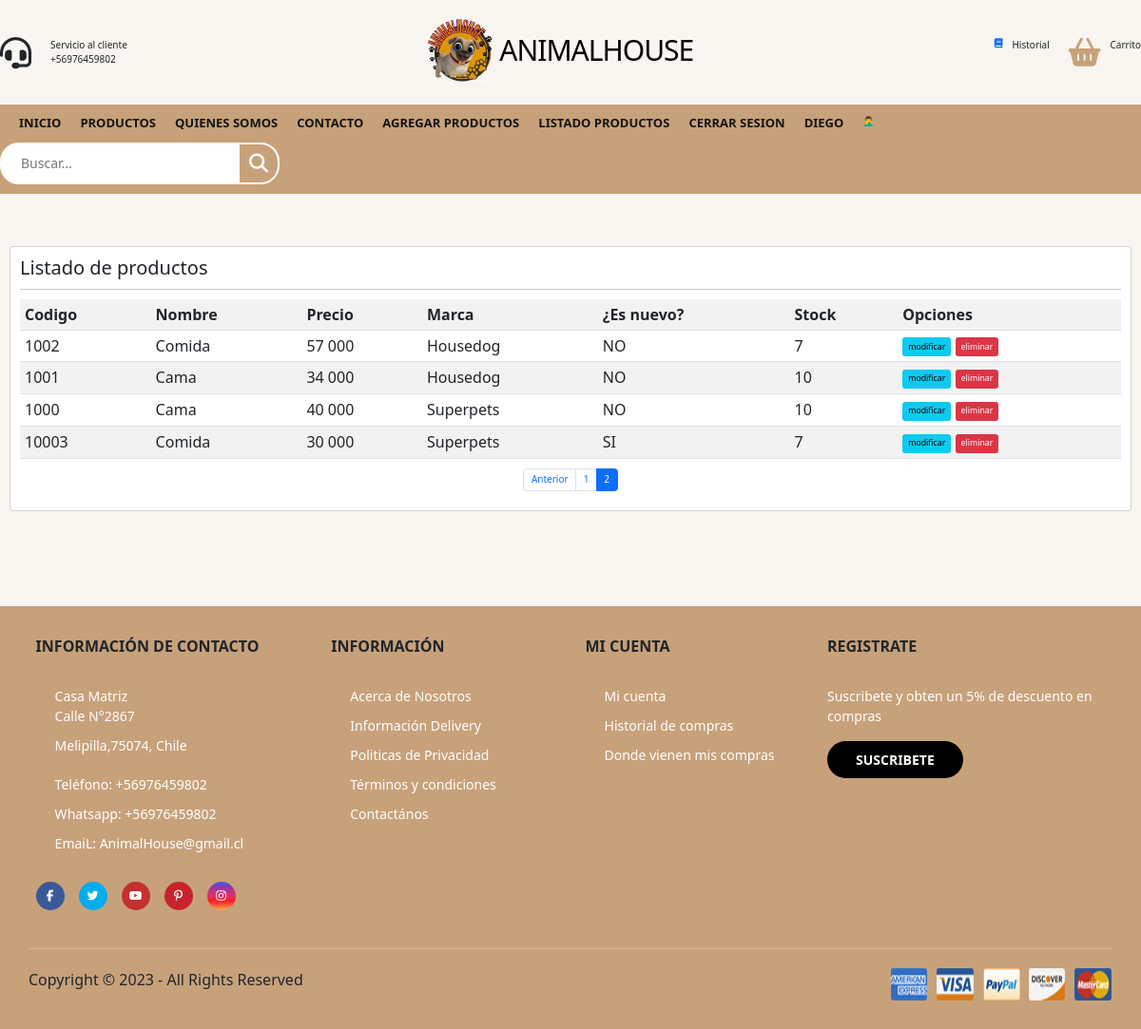
Screenshot of /listar-productos/?page=2 (signed in) with the database file from the repository.
### app/models.py (models this page shows, shortened)
class Producto(models.Model):
    codigo = models.CharField(max_length=6, null=True)
    nombre_producto = models.CharField(max_length=50)
    precio = models.IntegerField()
    descripcion = models.TextField()
    nuevo = models.BooleanField()
    marca = models.ForeignKey(Marca, on_delete=models.PROTECT)
    fecha_fabricacion = models.DateField()
    imagen = models.ImageField(upload_to="productos", null=True)
    Stock = models.IntegerField(null=True)

class  Marca(models.Model):
    nombre_marca = models.CharField(max_length=50)
    def __str__(self):
        return self.nombre_marca

### app/views.py (the view)
# urls.py: path('listar-productos/', listar_productos, name="listar_productos"),
@permission_required('app.view_producto')
def listar_productos(request):
    productos = Producto.objects.all()
    page = request.GET.get('page', 1)
    try:
        paginator = Paginator(productos, 5)
        productos = paginator.page(page)
    except:
        raise Http404
    data = {
        'entity': productos,
        'paginator': paginator
    }
    return render(request, 'app/producto/listar.html', data)

### app/templates/app/producto/listar.html (shortened to what this page needs)
{% extends 'app/base.html' %}
{% block contenido %}
{% load humanize %}
<br>
<br>
<br>
<div class="card">
    <div class="card-body">
        <h2>Listado de productos</h2>
        <hr>
        <table class="table table-striped table-hover table-responsive-sm">
            <tr>
                <th>Codigo</th>
                <th>Nombre</th>
                <th>Precio</th>
                <th>Marca</th>
                <th>¿Es nuevo?</th>
                <th>Stock</th>
                <th>Opciones</th>
            </tr>
        {% for p in entity %}
            <tr>
                <td>{{ p.codigo }}</td>
                <td>{{ p.nombre_producto | title }}</td>
                <td>{{ p.precio | intcomma }}</td>
                <td>{{ p.marca | title }}</td>
                <td>
                    {% if p.nuevo %}
                    SI
                    {% else %}
                    NO
                    {% endif %}
                </td>
                <td>{{ p.Stock }}</td>
                <td>
                    {% if perms.app.change_producto %}
                    <a href="{%  url 'modificar_producto' p.id %}" class="btn btn-info btn-sm">modificar</a>
                    {% endif %}
                    {% if perms.app.delete_producto %}
                    <a href="#" onclick="eliminarProducto({{ p.id }})" class="btn btn-danger btn-sm">eliminar</a>
                    {% endif %}
                </td>
            </tr>
        {% endfor %}
        </table>
        <div>
            {% include 'app/paginator.html' %}
        </div>
    </div>
</div>
{% endblock %}

### app/templates/app/base.html (shortened to what this page needs)
{% load static %}
<link href="https://cdn.jsdelivr.net/npm/bootstrap@5.3.0/dist/css/bootstrap.min.css" rel="stylesheet">
<!DOCTYPE html>
<html lang="en">
<head>
	<link rel="stylesheet" href="{% static 'app/css/styles.css' %}" />
</head>
<body>
	<header>
		<div class="container-hero">
			<div class="container hero">
				<div class="customer-support">
					<i class="fa-solid fa-headset"></i>
					<div class="content-customer-support">
						<span class="text">Servicio al cliente</span>
						<span class="number">+56976459802</span>
					</div>
				</div>
				<div class="container-logo">
					<img src="{% static 'app/img/logo_perro.png' %}" alt="" height="70px">
					<h1 class="logo"><a href="{% url 'home' %}"> AnimalHouse</a></h1>
				</div>
				<div class="container-user">
					<a href="{% url 'perfil' %}"><i class="fa-solid fa-book"></i></a>
						<span class="text">Historial</span>
					<a href="{% url 'carro' %}"><i class="fa-solid fa-basket-shopping"></i></a>
					<div class="content-shopping-cart">
						<span class="text">Carrito</span>
					</div>
				</div>
			</div>
		</div>
		<div class="container-navbar">
			<nav class="navbar container">
				<ul class="menu">
					<li><a href="{% url 'home' %}">Inicio</a></li>
					<li><a href="{% url 'productos' %}">Productos</a></li>
					<li><a href="{% url 'somos' %}">Quienes somos</a></li>
					<li><a href="{% url 'contacto' %}">Contacto</a></li>
					{% if perms.app.add_producto %}
					<li><a href="{% url 'agregar_producto' %}">Agregar productos</a></li>
					{% endif %}
					{% if perms.app.view_producto %}
					<li><a href="{% url 'listar_productos' %}">Listado productos</a></li>
					{% endif %}
					{% if user.is_authenticated %}
					<li><a href="{% url 'logout' %}">Cerrar sesion</a></li>
					<li><a href="#">{{ user.username}}</a></li>
					{% if suscrito %}
                    👌
					{% else %}
                    🤦‍♂️
					{% endif %}
					{% else %}
					<li><a href="{% url 'login' %}">Iniciar sesión</a></li>
					<li><a href="{% url 'registro' %}">Registrate</a></li>
					{% endif %}
				</ul>
				<form class="search-form">
					<input type="search" placeholder="Buscar..." />
					<button class="btn-search">
						<i class="fa-solid fa-magnifying-glass"></i>
					</button>
				</form>
			</nav>
		</div>
	</header>
	<main class="main-content">
        {% block contenido %}
        {% endblock %}
	</main>
	<footer class="footer">
		<div class="container container-footer">
			<div class="menu-footer">
				<div class="contact-info">
					<p class="title-footer">Información de Contacto</p>
					<ul>
						<li>
							Casa Matriz
							<p>Calle N°2867 </p>
							<p>Melipilla,75074, Chile</p>
						</li>
						<li>Teléfono: +56976459802 </li>
						<li>Whatsapp: +56976459802</li>
						<li>EmaiL: AnimalHouse@gmail.cl</li>
					</ul>
					<div class="social-icons">
						<span class="facebook">
							<i class="fa-brands fa-facebook-f"></i>
						</span>
						<span class="twitter">
							<i class="fa-brands fa-twitter"></i>
						</span>
						<span class="youtube">
							<i class="fa-brands fa-youtube"></i>
						</span>
						<span class="pinterest">
							<i class="fa-brands fa-pinterest-p"></i>
						</span>
						<span class="instagram">
							<i class="fa-brands fa-instagram"></i>
						</span>
					</div>
				</div>
				<div class="information">
					<p class="title-footer">Información</p>
					<ul>
						<li><a href="#">Acerca de Nosotros</a></li>
						<li><a href="#">Información Delivery</a></li>
						<li><a href="#">Politicas de Privacidad</a></li>
						<li><a href="#">Términos y condiciones</a></li>
						<li><a href="#">Contactános</a></li>
					</ul>
				</div>
				<div class="my-account">
					<p class="title-footer">Mi cuenta</p>
					<ul>
						<li><a href="#">Mi cuenta</a></li>
						<li><a href="#">Historial de compras</a></li>
						<li><a href="#">Donde vienen mis compras</a></li>
					</ul>
				</div>
				<div class="newsletter">
					<p class="title-footer">Registrate</p>
					<div class="content">
						<p>
							Suscribete y obten un 5% de descuento en compras
						</p>
						<br>
						<a href="{% url 'suscribir' %}">Suscribete</a>
					</div>
				</div>
			</div>
			<div class="copyright">
				<p>
					Copyright © 2023 - All Rights Reserved
				</p>
				<img src="{% static 'app/img/payment.png' %}" alt="Pagos">
			</div>
		</div>
	</footer>
</body>
</html>

### app/static/app/css/styles.css (style rules this page uses)
:root { --primary-color: #c7a17a; --background-color: #f9f5f0; --dark-color: #151515; }
html { font-size: 62.5%; font-family: 'Poppins', sans-serif; }
* { margin: 0; padding: 0; box-sizing: border-box; }
.container { max-width: 120rem; margin: 0 auto; }
.container-hero { background-color: var(--background-color); }
.hero { display: flex; justify-content: space-between; align-items: center; padding: 2rem 0; }
.customer-support { display: flex; align-items: center; gap: 2rem; }
.customer-support i { font-size: 3.3rem; }
.content-customer-support { display: flex; flex-direction: column; }
.container-logo { display: flex; align-items: center; gap: 0.5rem; }
.container-logo h1 a { text-decoration: none; color: #000; font-size: 3rem; text-transform: uppercase; letter-spacing: -1px; }
.container-user { display: flex; gap: 1rem; cursor: pointer; }
.container-user .fa-basket-shopping { font-size: 3rem; color: var(--primary-color); padding-left: 1rem; }
.content-shopping-cart { display: flex; flex-direction: column; }
.container-navbar { background-color: var(--primary-color); }
.navbar { display: flex; justify-content: space-between; align-items: center; padding: 1rem 0; }
.menu { display: flex; gap: 2rem; }
.menu li { list-style: none; }
.menu a { text-decoration: none; font-size: 1.3rem; color: var(--dark-color); font-weight: 600; text-transform: uppercase; position: relative; }
.menu a::after { content: ''; width: 1.5rem; height: 1px; background-color: #fff; position: absolute; bottom: -3px; left: 50%; transform: translate(-50%, 50%); opacity: 0; transition: all 0.3s ease; }
.search-form { position: relative; display: flex; align-items: center; border: 2px solid #fff; border-radius: 2rem; background-color: #fff; height: 4.4rem; overflow: hidden; }
.search-form input { outline: none; font-family: inherit; border: none; width: 25rem; font-size: 1.4rem; padding: 0 2rem; color: #777; cursor: pointer; }
.search-form .btn-search { border: none; background-color: var(--primary-color); display: flex; align-items: center; justify-content: center; height: 100%; padding: 1rem; }
.btn-search i { font-size: 2rem; color: #fff; }
.main-content { padding: 10px; padding-bottom: 100px; background-color: var(--background-color); }
.footer { background-color: var(--primary-color); }
.container-footer { display: flex; flex-direction: column; gap: 4rem; padding: 3rem; }
.menu-footer { display: grid; grid-template-columns: repeat(3, 1fr) 30rem; gap: 3rem; justify-items: center; }
.title-footer { font-weight: 600; font-size: 1.6rem; text-transform: uppercase; }
.contact-info, .information, .my-account, .newsletter { display: flex; flex-direction: column; gap: 2rem; }
.contact-info ul, .information ul, .my-account ul { display: flex; flex-direction: column; gap: 1rem; }
.contact-info ul li, .information ul li, .my-account ul li { list-style: none; color: #fff; font-size: 1.4rem; font-weight: 300; }
.information ul li a, .my-account ul li a { text-decoration: none; color: #fff; font-weight: 300; }
.social-icons { display: flex; gap: 1.5rem; }
.social-icons span { border-radius: 50%; width: 3rem; height: 3rem; display: flex; align-items: center; justify-content: center; }
.social-icons span i { color: #fff; font-size: 1.2rem; }
.facebook { background-color: #3b5998; }
.twitter { background-color: #00acee; }
.youtube { background-color: #c4302b; }
.pinterest { background-color: #c8232c; }
.instagram { background: linear-gradient( #405de6, #833ab4, #c13584, #e1306c, #fd1d1d, #f56040, #fcaf45 ); }
.content p { font-size: 1.4rem; color: #fff; font-weight: 300; }
.content a { border: none; background-color: #000; color: #fff; text-transform: uppercase; padding: 1rem 3rem; border-radius: 2rem; font-size: 1.4rem; font-family: inherit; cursor: pointer; font-weight: 600; text-decoration: none; }
.copyright { display: flex; justify-content: space-between; padding-top: 2rem; border-top: 1px solid #d2b495; }
.copyright p { font-weight: 400; font-size: 1.6rem; }

### rows the page displays
Producto: codigo "1002", nombre_producto "Comida", precio "57 000", marca "Housedog", nuevo "NO", Stock "7"
Producto: codigo "1001", nombre_producto "Cama", precio "34 000", marca "Housedog", nuevo "NO", Stock "10"
Producto: codigo "1000", nombre_producto "Cama", precio "40 000", marca "Superpets", nuevo "NO", Stock "10"
Producto: codigo "10003", nombre_producto "Comida", precio "30 000", marca "Superpets", nuevo "SI", Stock "7"

### other values shown
{{ user.username }} "DIEGO"
{{ page }} "1" "2"
